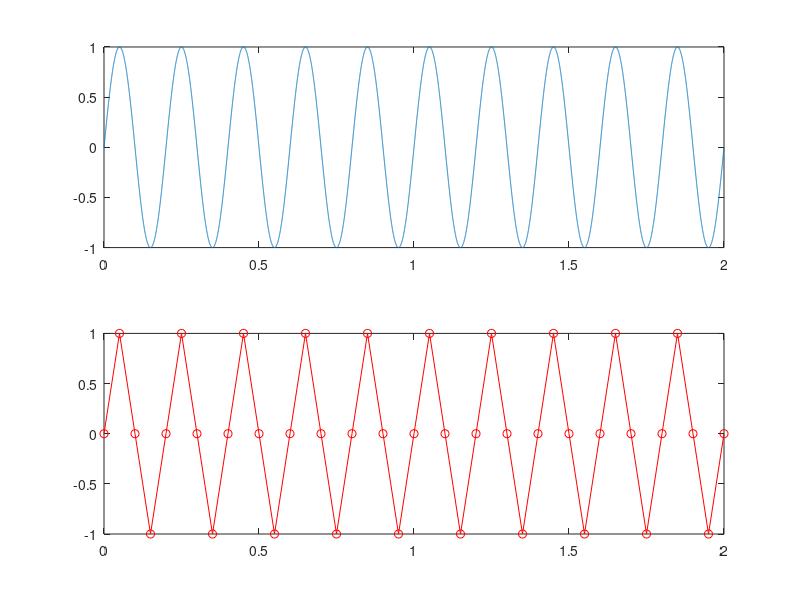

The MATLAB source for this figure:

%Comentando p/ consegiur entender o código depois

% Limpa a janela de comando
clc;

% Cria um vetor de tempo t que varia de 0 a 2 segundos com incremento de 0.0001 segundos
t = 0:0.0001:2;

% Calcula um sinal analógico x, que é uma senoide com frequência de 5 Hz variando com o tempo t
x = sin(2*pi*5*t); % sinal analógico

% Cria uma nova figura
figure

% Divide a figura em 2 linhas e 1 coluna e seleciona o primeiro subplot
subplot(2, 1, 1);

% Plota o sinal x em função do tempo t no primeiro subplot
plot(t, x);

% Define a frequência de amostragem como 20 amostras por segundo
fs = 20;

% Cria um vetor de tempo ts que varia de 0 a 2 segundos com uma frequência de amostragem de 20 Hz
ts = 0:1/fs:2;

% Calcula um sinal discreto xs, que é uma senoide com frequência de 5 Hz amostrada em ts
xs = sin(2*pi*5*ts);

% Seleciona o segundo subplot para o próximo gráfico
subplot(2, 1, 2);

% Plota o sinal xs em função do tempo ts no segundo subplot
% ro- significa que os pontos de dados são marcados como círculos vermelhos e são conectados por linhas
plot(ts, xs, 'ro-');


